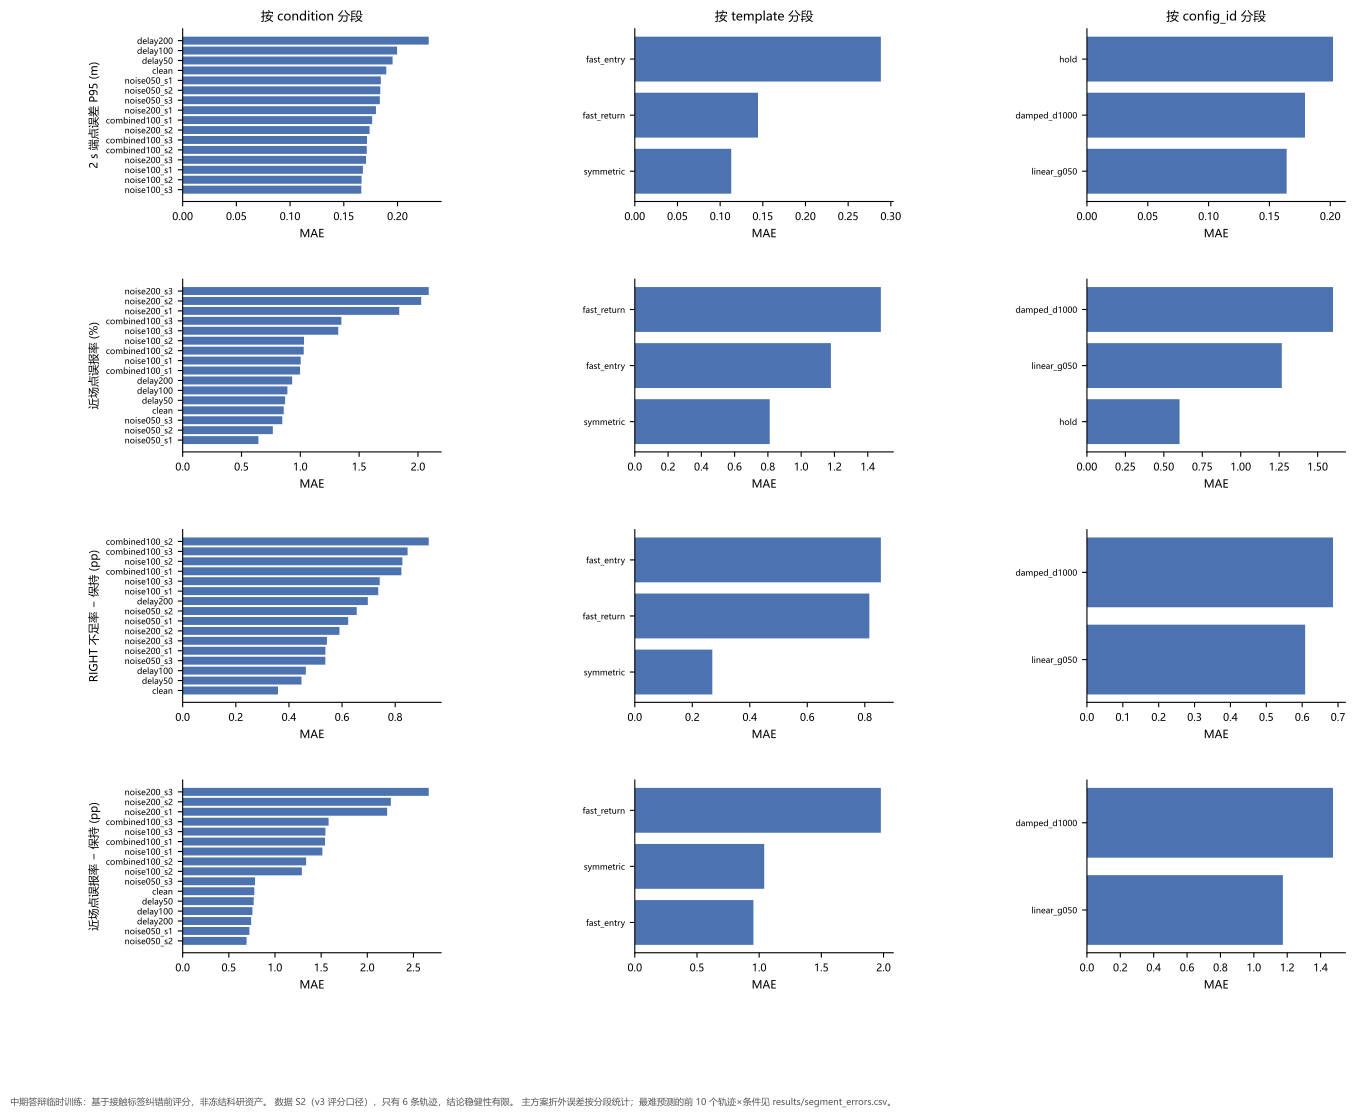

Source code (Python):
"""Tavotto entry: existing results only; no training, no simulation.
original_plot_code
"""
import sys
from pathlib import Path
LIBRARY=Path(__file__).resolve().parents[1]
SUPPORT=LIBRARY / "site-packages"
if str(SUPPORT) not in sys.path: sys.path.insert(0,str(SUPPORT))
from _support import draw

fig=draw('M2a_观测扰动与预处理', 'fig04_分段误差')
fig.savefig(Path(__file__).parent / 'M2a__fig04_分段误差.pdf')
